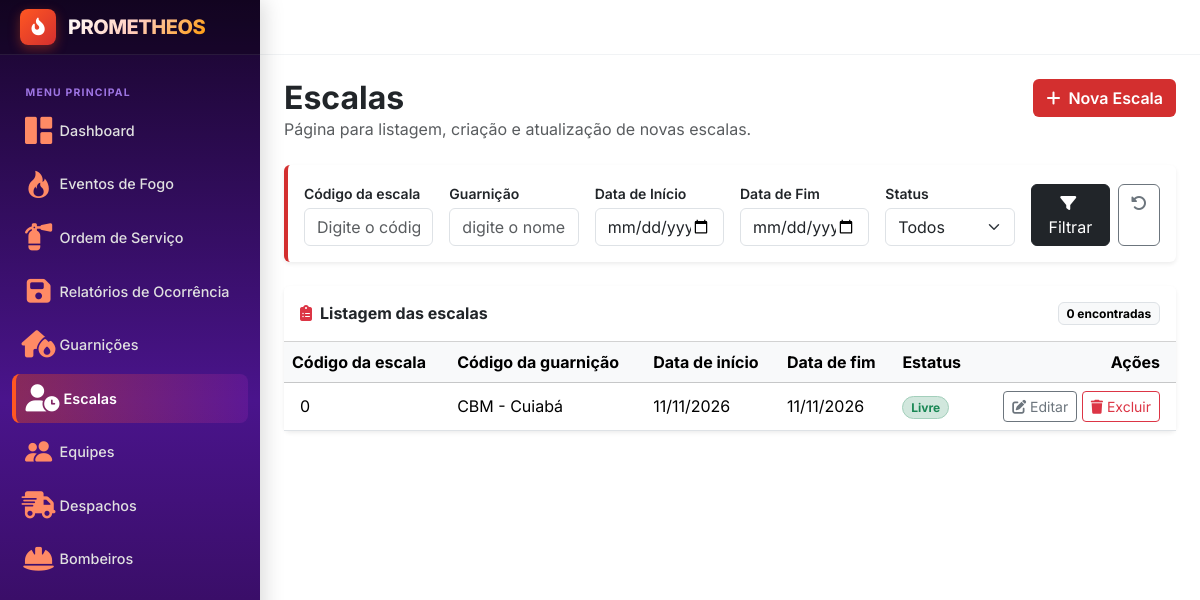
The app's page /escala, older data.
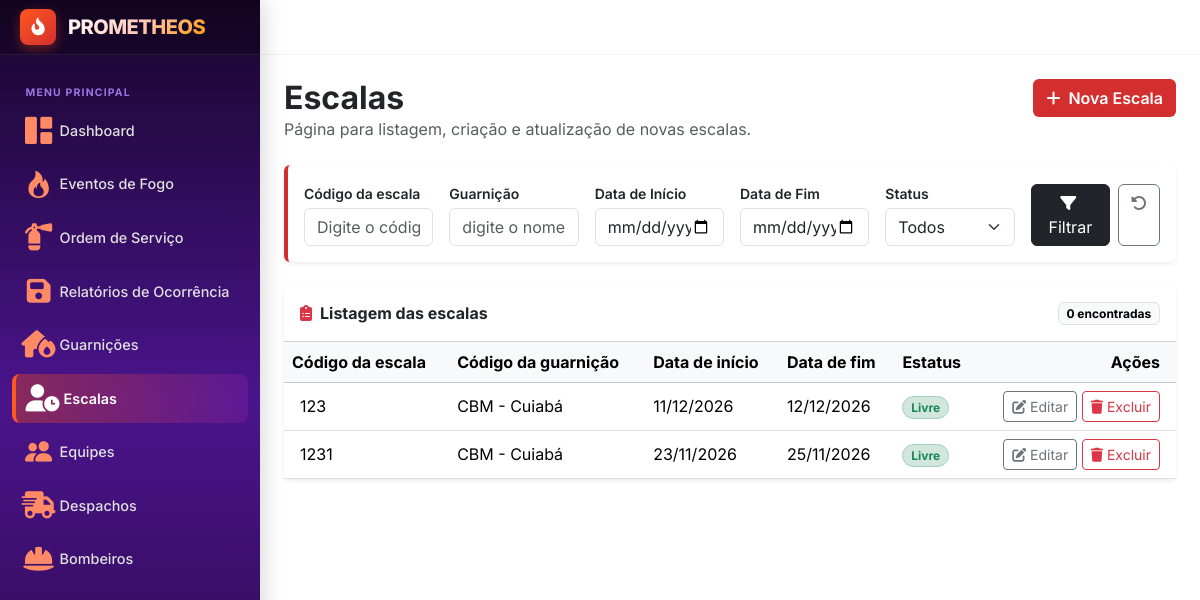
The same page, newer data.
### usuario/models.py (models this page shows, shortened)
class Escala(models.Model):
    id = models.IntegerField(primary_key=True)
    codigo = models.IntegerField()
    id_guarnicao = models.ForeignKey(Guarnicao, on_delete=models.PROTECT)
    data_inicio = models.DateField()
    data_fim = models.DateField()
    estatus = models.CharField(choices=Estatus.choices, default=Estatus.LIVRE)

### gestao/models.py (models this page shows, shortened)
class Guarnicao(models.Model):
    num_regex = RegexValidator(
        regex=r'^\d+$',
        message='Digite o CEP',
        code='invalid_digits'
    )
    id = models.IntegerField(primary_key=True)
    codigo = models.IntegerField()
    nome = models.CharField(max_length=50)
    cep = models.CharField(max_length=8, validators=[num_regex])

### usuario/views.py (the view)
# urls.py: path('escala', userViews.escala, name='escala'),
def escala(request):
    escalas = Escala.objects.all().order_by("-data_inicio")
    filtros = {
        "codigo" : request.GET.get("codigo", ""),
        "id_guarnicao" : request.GET.get("id_guarnicao", ""),
        "data_inicio" : request.GET.get("data_inicio", ""),
        "data_fim" : request.GET.get("data_fim"),
        "estatus" : request.GET.get("estatus", "")
    }
    if filtros["codigo"]:
        escalas = escalas.filter(codigo=filtros["codigo"])
    if filtros["id_guarnicao"]:
        escalas = escalas.filter(id_guarnicao__nome__icontains=filtros["id_guarnicao"])
    if filtros["data_inicio"]:
        escalas = escalas.filter(data_inicio__date__gte=filtros["data_inicio"])
    if filtros["data_fim"]:
        escalas = escalas.filter(data_fim__date__lte=filtros["data_fim"])
    if filtros["estatus"]:
        escalas = escalas.filter(estatus=filtros["estatus"])
    contexto = {
        "escalas" : escalas,
        "filtros" : filtros,
        "estatus_opcoes" : Escala._meta.get_field("estatus").choices
    }
    return render(request, 'usuarios/escalas.html', contexto)

### templates/usuarios/escalas.html (shortened to what the changed rows need)
{% extends "layout.html" %}
{% block content %}
<div class="d-flex flex-wrap align-items-start justify-content-between gap-3 mb-4">
    <div>
        <h1 class="h2 fw-bold mb-0">Escalas</h1>
    </div>
</div>
<div class="card border-0 shadow-sm">
    <div class="card-header bg-white d-flex align-items-center justify-content-between py-3">
        <h2 class="h6 fw-bold mb-0">
            <i class="fa-solid fa-clipboard-list text-danger me-2"></i>Listagem das escalas
        </h2>
    </div>
    <div class="table-responsive">
        <table class="table table-hover align-middle mb-0">
            <thead class="table-light">
                <tr>
                    <th scope="col">Código da escala</th>
                    <th scope="col">Código da guarnição</th>
                    <th scope="col">Data de início</th>
                    <th scope="col">Data de fim</th>
                    <th scope="col">Estatus</th>
                    <th scope="col" class="text-end pe-3">Ações</th>
                </tr>
            </thead>
            <tbody>
                {% for escala in escalas %}
                <tr>
                    <td class="ps-3">{{ escala.codigo }}</td>
                    <td>{{ escala.id_guarnicao.nome }}</td>
                    <td>{{ escala.data_inicio|date:"d/m/Y" }}</td>
                    <td>{{ escala.data_fim|date:"d/m/Y" }}</td>
                    <td>
                        {% if escala.estatus == "LIVRE" %}
                        <span class="badge bg-success-subtle text-success border border-success-subtle rounded-pill">{{ escala.get_estatus_display }}</span>
                        {% elif escala.estatus == "INDISPONIVEL" %}
                        <span class="badge bg-warning-subtle text-warning-emphasis border border-warning-subtle rounded-pill">{{ escala.get_estatus_display }}</span>
                        {% else %}
                        <span class="badge bg-secondary-subtle text-secondary border border-secondary-subtle rounded-pill">{{ escala.get_estatus_display|default:escala.estatus }}</span>
                        {% endif %}
                    </td>
                    <td class="text-end pe-3 text-nowrap">
                        <a href="" class="btn btn-sm btn-outline-secondary"
                           title="Editar" aria-label="Editar Escala {{ relatorio.id }}">
                            <i class="fa-solid fa-pen-to-square"></i> Editar
                        </a>
                        <a href="{% url 'excluirEscala' escala.id %}" class="btn btn-sm btn-outline-danger"
                           onclick="return confirm('Excluir Escala?');"
                           title="Excluir" aria-label="Excluir escala {{ relatorio.id }}">
                            <i class="fa-solid fa-trash"></i> Excluir
                        </a>
                    </td>
                </tr>
                {% endfor %}
            </tbody>
        </table>
    </div>
</div>
{% endblock %}

Row changes from the older to the newer data that the page shows:
removed Escala: codigo "0", id_guarnicao.nome "CBM - Cuiabá", data_inicio "11/11/2026", data_fim "11/11/2026", estatus "Livre"
added Escala: codigo "123", id_guarnicao.nome "CBM - Cuiabá", data_inicio "11/12/2026", data_fim "12/12/2026", estatus "Livre"
added Escala: codigo "1231", id_guarnicao.nome "CBM - Cuiabá", data_inicio "23/11/2026", data_fim "25/11/2026", estatus "Livre"
